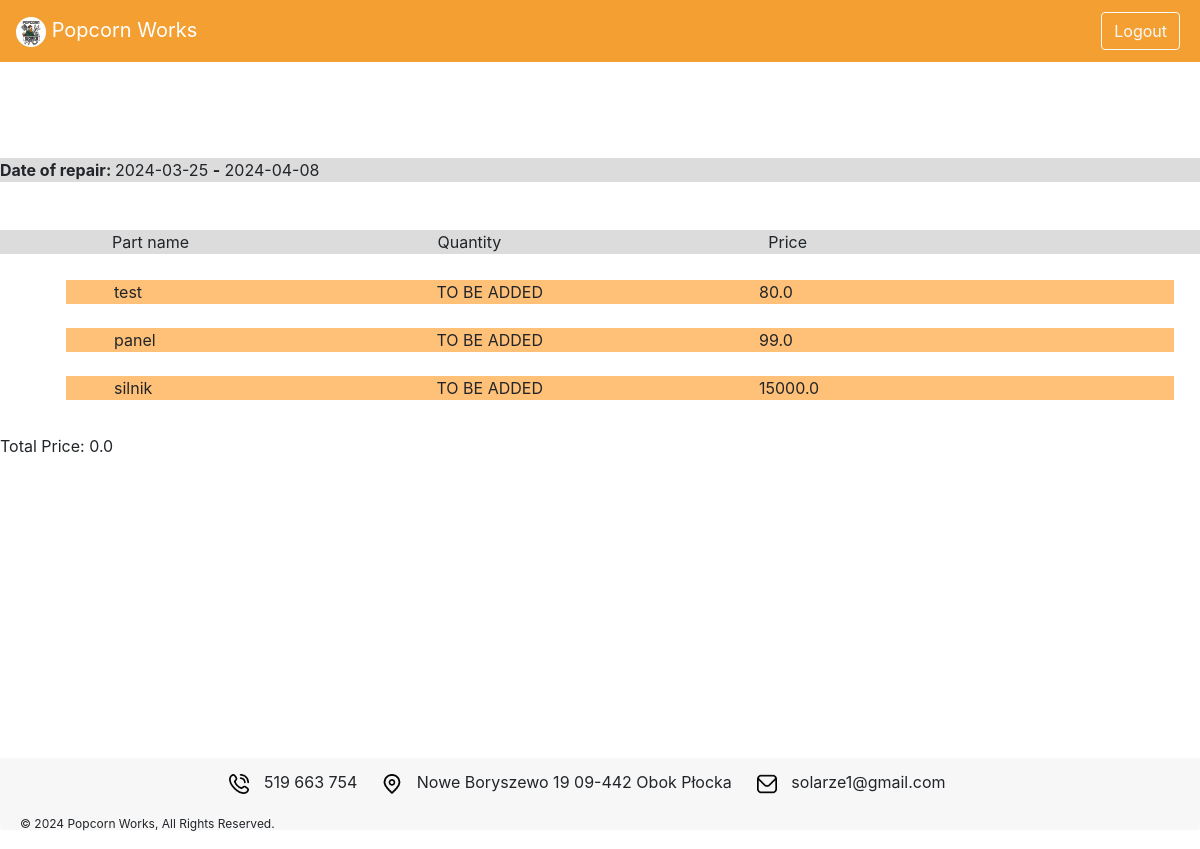
The app's page /customer/repairs/5 (signed in) with its own data.
### models.py (models this page shows)
class Repair(Base):
    __tablename__ = "repair"
    id = Column(Integer, primary_key=True, index=True)
    car_name = Column(String)
    start_date = Column(String)
    end_date = Column(String)
    active = Column(Boolean, default=False)
    customer_id = Column(Integer, ForeignKey("user.id"))
    money = Column(Float, default=0.00)
    parts = relationship("PartsInRepair", back_populates="repair")

class Part(Base):
    __tablename__ = "part"
    id = Column(Integer, primary_key=True, index=True)
    name = Column(String, unique=True, index=True)
    amount_left = Column(Integer, default=1)
    engine_type = Column(String)
    price = Column(Float, default=0.00)
    nr_oem = Column(String)
    qr_code = Column(String)
    repairs = relationship("PartsInRepair", back_populates="part")

### routers/customer.py (the view)
@router.get("/repairs/{repair_id}", response_class=HTMLResponse)
async def repairs_id_page_for_mechanic(request: Request, repair_id: int, db: Session = Depends(get_db)):
    redirection = check_user_role_and_redirect(request, db, 'customer')
    if redirection["is_needed"]:
        return redirection['redirection']
    user_decoded = get_current_user(request)
    user = db.query(models.User).filter(
        models.User.username == user_decoded['username']).first()
    used_parts = db.query(models.Part).join(models.PartsInRepair, models.Part.id == models.PartsInRepair.part_id).filter(
        models.PartsInRepair.repair_id == repair_id).all()
    repair = db.query(models.Repair).filter(
        models.Repair.id == repair_id).first()
    return templates.TemplateResponse("repairs_customer_id.html", {"request": request,
                                                                   "user": user,
                                                                   "used_parts": used_parts,
                                                                   "repair": repair})

### templates/repairs_customer_id.html
{% include 'layout.html' %}
<div style="background: gainsboro; margin-bottom: 3em; margin-top: 1em;">
    <p><b>Date of repair: </b>{{repair.start_date}} <b>-</b> {{repair.end_date}}</p>
</div>
{% if used_parts %}
<div class="wrapper" style="background: gainsboro; padding-left: 7em;">
    <div style="display: inline-block; width: 29.5%; min-width: 200px;">Part name</div>
    <div style="display: inline-block; width: 30%; min-width: 200px;">Quantity</div>
    <div style="display: inline-block; width: 20%; min-width: 200px;">Price</div>
</div>
<div class="scrollable-mechanic-list">
    <ul>
        {% for used_part in used_parts %}
        <li class="car_part_box " style="list-style: none; padding: 1em;">
            <div class="wrapper" style="background: #ffc078; padding-left: 3em;">
                <div style="display: inline-block; width: 30%; min-width: 200px;">{{ used_part.name }}</div>
                <div style="display: inline-block; width: 30%; min-width: 200px;">TO BE ADDED</div>
                <div style="display: inline-block; width: 30%; min-width: 200px;">{{ used_part.price }}</div>
            </div>
        </li>
        {% endfor %}
    </ul>
</div>
<div>
    Total Price: {{repair.money}}
</div>
{% endif %}

### static/popcorn/css/base.css (style rules this page uses)
body { position: relative; background: #fafafa; color: #33333a; padding-top: 70px; }

### records on screen
Repair: start_date "2024-03-25", end_date "2024-04-08", money "0.0"
Part: name "test", price "80.0"
Part: name "panel", price "99.0"
Part: name "silnik", price "15000.0"
